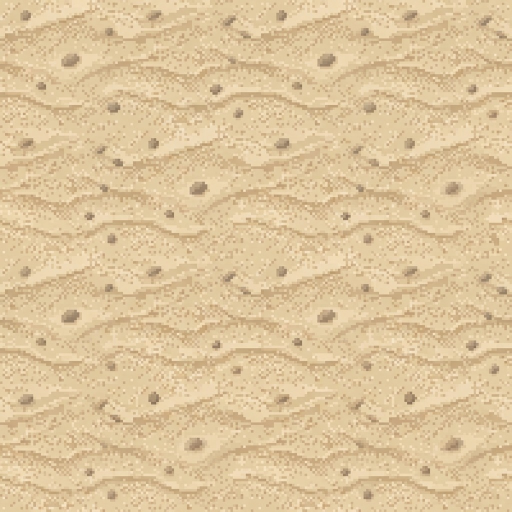
#> input picture assets/texturas/areia_2.jpg, 1024 x 1024 px (shown at 1/2 size); its folder holds only this picture in this run
$ python costurar_texturas.py
#> lines starting #> are read from the running program, lines starting #| are printed output that depends on the picture
#> in main, im is the input picture: PIL image 1024x1024 RGB; mean R, G, B 221.8, 197, 156.8
#!/usr/bin/env python3
"""
Faz uma textura fechar nas quatro bordas.

Gerador de imagem não entrega isso: medi as dezoito e só uma fechava. A costura é
mecânica e cabe aqui.

O método: desloco a imagem meia largura e meia altura (o que joga as bordas antigas
para o centro) e faço uma passagem suave da original para a deslocada conforme se
aproxima da borda. O resultado é que a beirada da imagem passa a mostrar o MIOLO da
original — e miolo é contínuo consigo mesmo. Assim a borda direita encontra a esquerda
sem degrau, sem precisar espelhar nada (espelho fecha, mas deixa simetria de borboleta
que aparece em textura grande).
"""
import glob, os, sys
from PIL import Image, ImageChops

BANDA = 0.22   # fração do lado onde a transição acontece


def rampa(n, banda):
    """Perfil 1D: 0 no centro, 1 nas pontas, com transição suave."""
    faixa = max(2, int(n * banda))
    linha = Image.new('L', (n, 1), 0)
    px = linha.load()
    for i in range(n):
        d = min(i, n - 1 - i)                  # distância até a borda mais próxima
        if d >= faixa:
            v = 0
        else:
            t = 1 - d / faixa                  # 0 no fim da faixa, 1 na borda
            v = int(255 * (t * t * (3 - 2 * t)))   # suavização (smoothstep)
        px[i, 0] = v
    return linha


def costurar(im):
    w, h = im.size
#> w = 1024; h = 1024
    deslocada = ImageChops.offset(im, w // 2, h // 2)
    mx = rampa(w, BANDA).resize((w, h), Image.NEAREST)
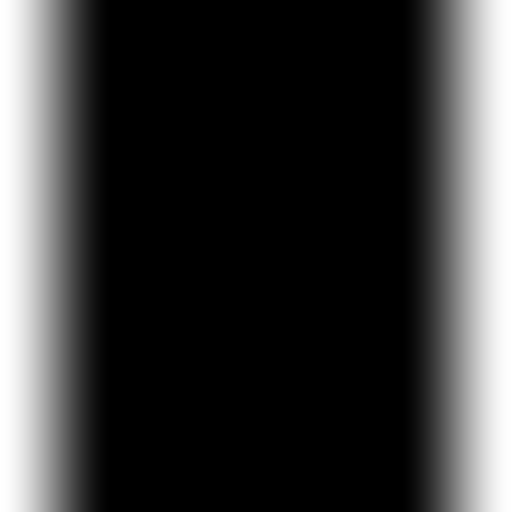
#> mx: PIL image 1024x1024 L (shown at 1/2 size); min 0, max 255, mean 56.1
    my = rampa(h, BANDA).rotate(90, expand=True).resize((w, h), Image.NEAREST)
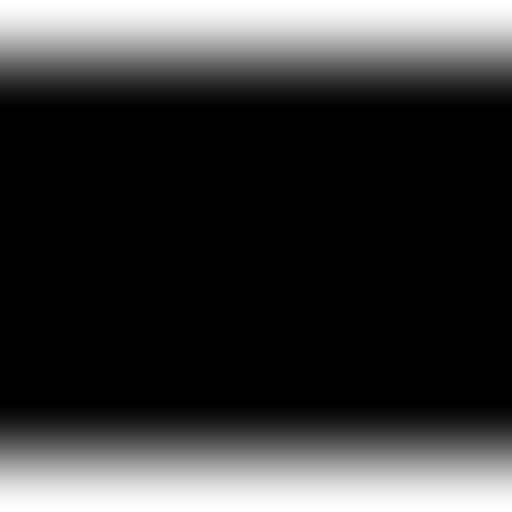
#> my: PIL image 1024x1024 L (shown at 1/2 size); min 0, max 255, mean 56.1
    mascara = ImageChops.lighter(mx, my)
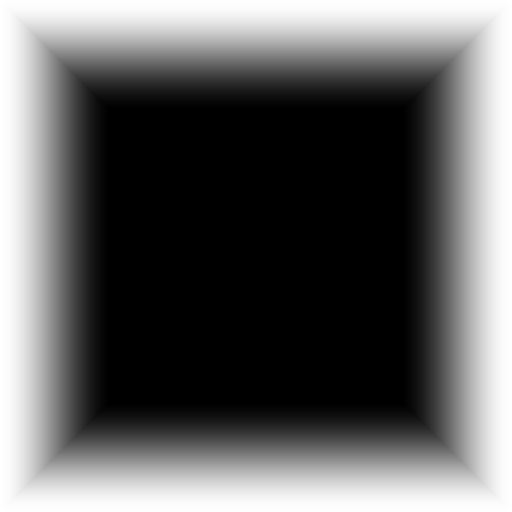
#> mascara: PIL image 1024x1024 L (shown at 1/2 size); min 0, max 255, mean 97.3
    return Image.composite(deslocada, im, mascara)


def main():
    alvos = sys.argv[1:] or sorted(glob.glob('assets/texturas/*.jpg'))
    for caminho in alvos:
        im = Image.open(caminho).convert('RGB')
        costurar(im).save(caminho, quality=92)
        print('costurada:', os.path.basename(caminho))


if __name__ == '__main__':
    main()
